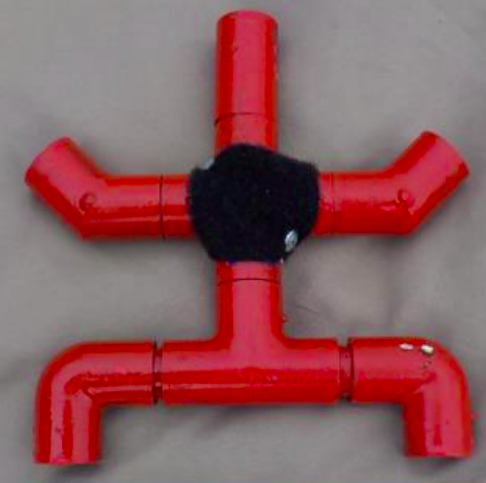
#> input picture mapping/objects_detection/star.png, 486 x 483 px
$ python contours.py
#> lines starting #> are read from the running program, lines starting #| are printed output that depends on the picture; after the words box and inside, x2 and y2 are one past the last pixel; in counts of white or black regions, pixels touching at a corner belong together
import math

import numpy as np
import cv2

img = cv2.imread('star.png')
#> img is the input picture: shape (483, 486, 3); mean B, G, R 94.3, 90, 139.7
img = cv2.GaussianBlur(img, (3, 3), 0)
img2 = cv2.imread('star2.png')
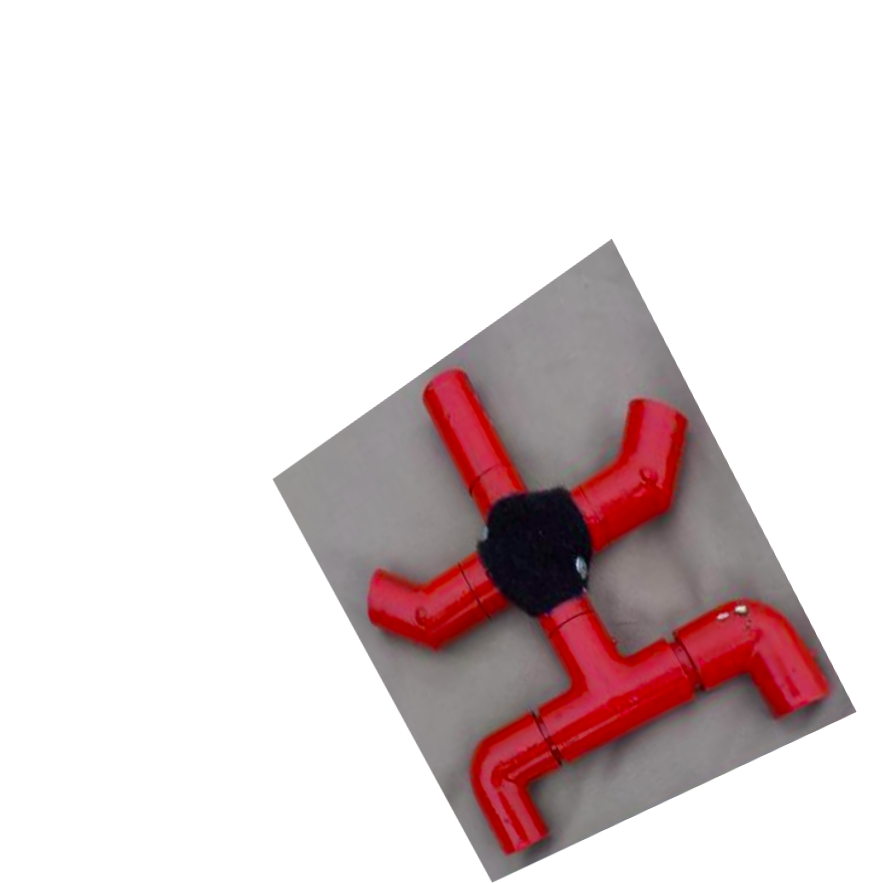
#> input picture mapping/objects_detection/star2.png, 886 x 883 px
#> img2 is the input picture: shape (883, 886, 3); mean B, G, R 213.5, 212.4, 225.2
img2 = cv2.GaussianBlur(img2, (3, 3), 0)

t1 = 100
t2 = 200
min_cnt = 8

def findAndDrawContours(name, src):
#> called with name = 'Star1'
    global t1, t2
    img_gray = cv2.cvtColor(src, cv2.COLOR_BGR2GRAY)
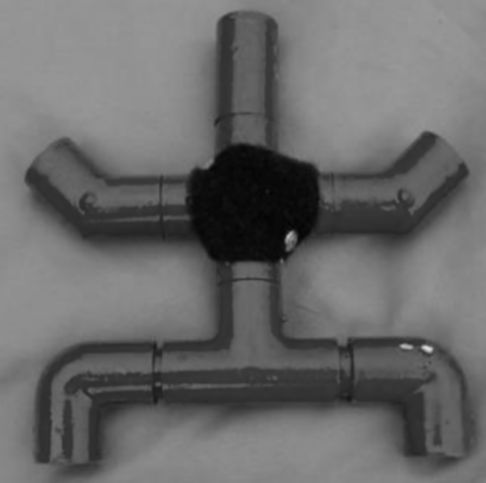
#> img_gray: shape (483, 486); min 4, max 218, mean 105.4
    canny = cv2.Canny(img_gray, t1, t2)
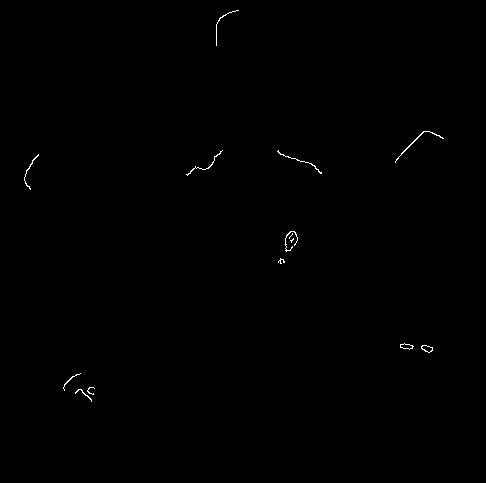
#> canny: shape (483, 486); 0.23% white in thin lines or dots, all inside (x1, y1, x2, y2) = (24, 10, 444, 402)
    cv2.namedWindow(name + " Edges", cv2.WINDOW_NORMAL)
    cv2.resizeWindow(name + " Edges", 500, 500)
    cv2.imshow(name + " Edges", canny)

    contours, hierarchy = cv2.findContours(canny, cv2.RETR_TREE, cv2.CHAIN_APPROX_SIMPLE)
#> contours = 16 contours, 11 with area under 20; largest, box (x1, y1, x2, y2) and area: (421, 345, 433, 353) 52, (400, 343, 414, 350) 46, (421, 345, 433, 353) 46, (400, 343, 413, 350) 43, (395, 131, 444, 163) 30
    img_final = src.copy()
    for cnt in contours:
        if (cv2.contourArea(cnt) > min_cnt):
            cv2.drawContours(img_final, [cnt], -1, (0, 255, 0), 3)
#> this loop made 16 passes
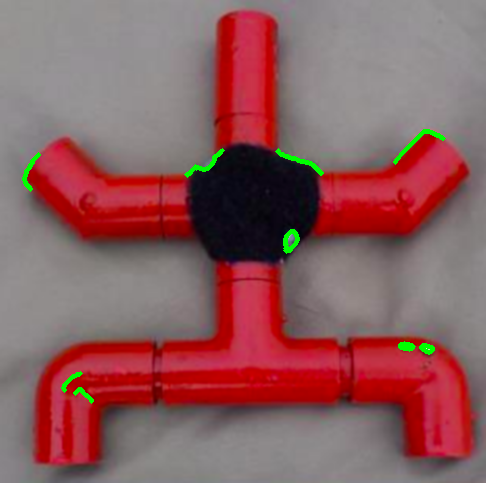
#> img_final: shape (483, 486, 3); mean B, G, R 93.8, 91.5, 138.8

    cv2.namedWindow(name + " Contours", cv2.WINDOW_NORMAL)
    cv2.resizeWindow(name + " Contours", 500, 500)
    cv2.imshow(name + " Contours", img_final)

def displayContours():
    findAndDrawContours("Star1", img)
    findAndDrawContours("Star2", img2)
#> call 2 of findAndDrawContours, with name = 'Star2'
#> in findAndDrawContours (call 2), `img_gray = cv2.cvtColor(src, cv2.COLOR_BGR2GRAY)`:
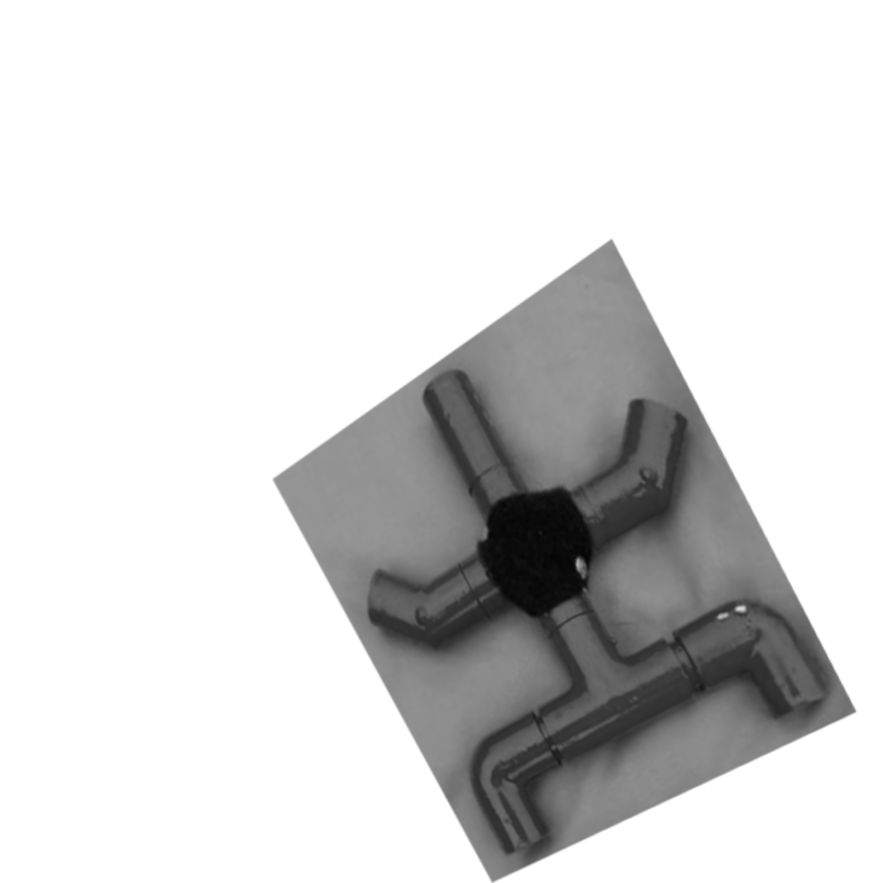
#> img_gray: shape (883, 886); min 4, max 255, mean 216.4
#> in findAndDrawContours (call 2), `canny = cv2.Canny(img_gray, t1, t2)`:
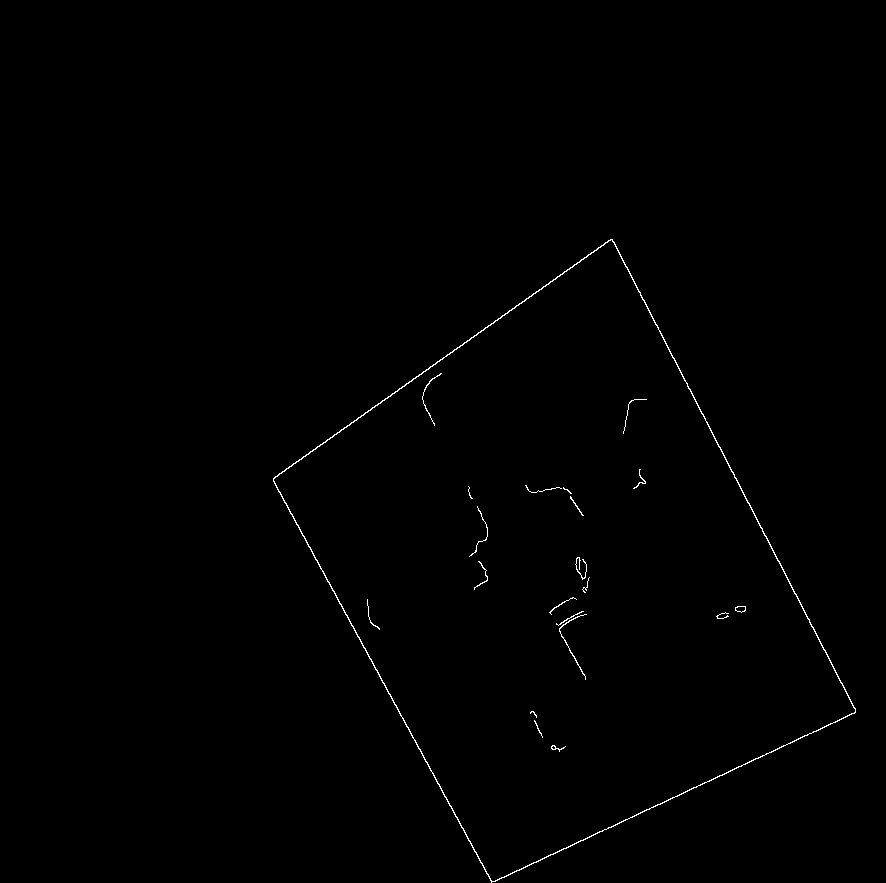
#> canny: shape (883, 886); 0.42% white in thin lines or dots, all inside (x1, y1, x2, y2) = (273, 239, 856, 883)
#> in findAndDrawContours (call 2), `contours, hierarchy = cv2.findContours(canny, cv2.RETR_TREE, cv2.CHAIN..`: contours = 24 contours, 19 with area under 20; largest, box (x1, y1, x2, y2) and area: (273, 239, 856, 883) 202319, (273, 239, 856, 882) 201472, (735, 606, 746, 613) 48, (735, 606, 746, 613) 44, (559, 614, 587, 680) 32
#> the loop in findAndDrawContours (call 2), `for cnt in contours:` made 24 passes
#> after the loop in findAndDrawContours (call 2), `for cnt in contours:`:
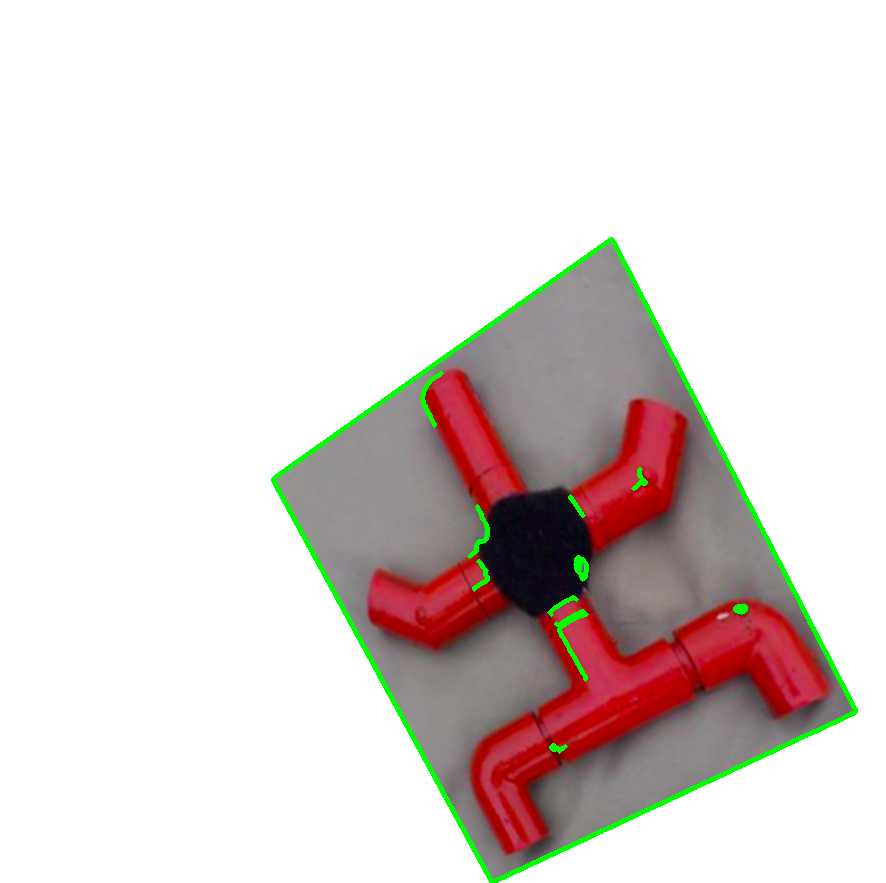
#> img_final: shape (883, 886, 3); mean B, G, R 211.2, 213.7, 222.6

def onT1Changed(v):
    global t1
    t1 = v
    displayContours()

def onT2Changed(v):
    global t2
    t2 = v
    displayContours()

def onMinCntChanged(v):
    global min_cnt
    min_cnt = v
    displayContours()


cv2.namedWindow("T")
cv2.createTrackbar("T1", "T", t1, 255, onT1Changed)
cv2.createTrackbar("T2", "T", t2, 255, onT2Changed)
cv2.createTrackbar("Min Contour", "T", min_cnt, 200, onMinCntChanged)
displayContours()

cv2.waitKey()
cv2.destroyAllWindows()
